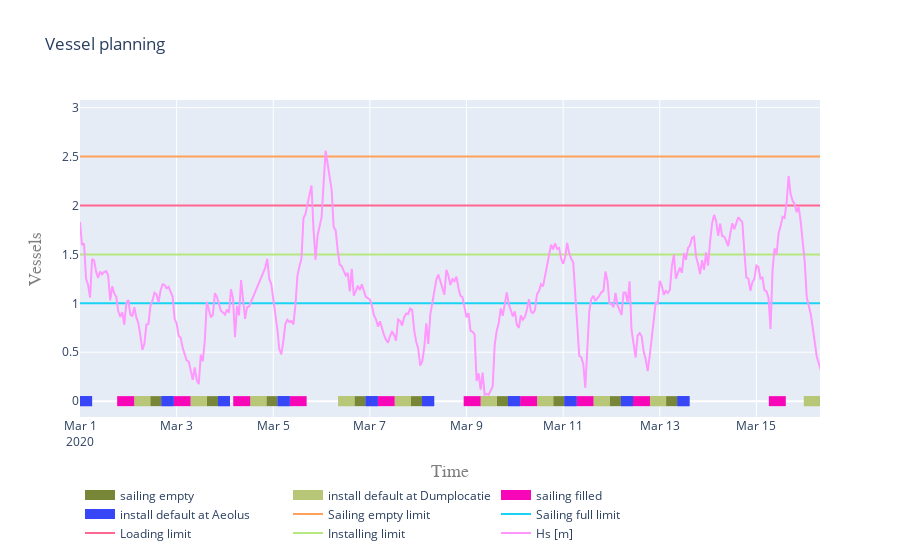

Source (notebook cell):
### Code cell
objects = [aeolus]

activities = []
for obj in objects:
    activities.extend(set(obj.log["Message"]))

activities = list(set(activities))

timestamps = []
logs = [o.log["Timestamp"] for o in objects]
for log in logs:
    timestamps.extend(log)

fig = vessel_planning(objects, activities, static=True, y_scale="numbers")

fig.add_scatter(
    x=[min(timestamps), max(timestamps)],
    y=[sailing_crit_empty.maximum,sailing_crit_empty.maximum], 
    mode='lines',
    name= "Sailing empty limit"
)

fig.add_scatter(
    x=[min(timestamps), max(timestamps)],
    y=[sailing_crit_full.maximum,sailing_crit_full.maximum], 
    mode='lines',
    name= "Sailing full limit"
)

fig.add_scatter(
    x=[min(timestamps), 
       max(timestamps)], 
    y=[loading_crit.maximum,loading_crit.maximum], 
    mode='lines', 
    name= "Loading limit"
)

fig.add_scatter(
    x=[min(timestamps), 
       max(timestamps)], 
    y=[installing_crit.maximum,installing_crit.maximum], 
    mode='lines', 
    name= "Installing limit"
)

fig.add_scatter(x=metocean_df["DateTime"], y=metocean_df["Hs [m]"], mode='lines', name = "Hs [m]")
